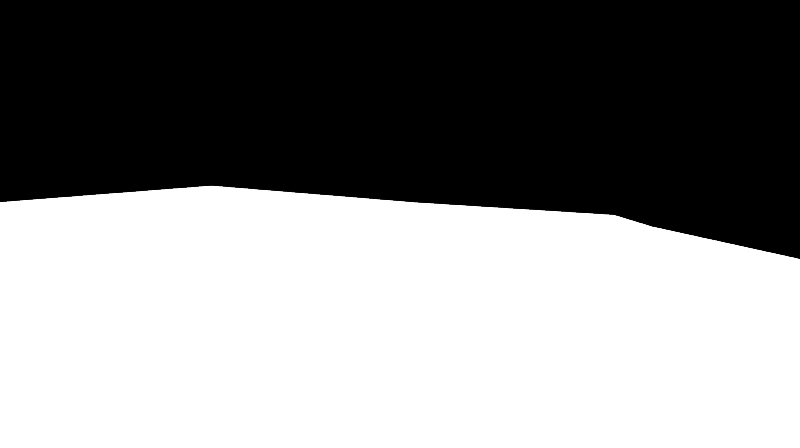
//> input picture data/verites/log1/010-rgb.png, 800 x 448 px
$ ./difference ../data/verites/log1/010-rgb.png ../data/verites/log1/163-rgb.png   (built with g++ and OpenCV 4)
//> lines starting //> are read from the running program, lines starting //| are printed output that depends on the picture
#include <iostream>
#include <cstdlib>

// #include <opencv.hpp>
#include <opencv2/opencv.hpp>

using namespace cv;
using namespace std;


void
process(const char* imsname_1, const char* imsname_2)
{
//> called with imsname_1 = "../data/verites/log1/010-rgb.png", imsname_2 = "../data/verites/log1/163-rgb.png"
  Mat img1 = imread(imsname_1, CV_LOAD_IMAGE_GRAYSCALE);
//> img1: 448 rows x 800 cols, CV_8UC1; min 0, max 255, mean 136.7
  Mat img2 = imread(imsname_2, CV_LOAD_IMAGE_GRAYSCALE);
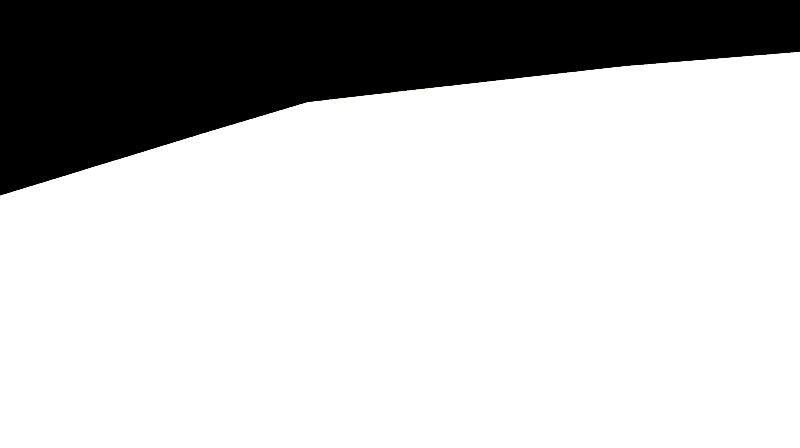
//> input picture data/verites/log1/163-rgb.png, 800 x 448 px
//> img2: 448 rows x 800 cols, CV_8UC1; min 0, max 255, mean 196.2

  int faux_positif = 0;
  int faux_negatif = 0;

  Mat result(img1.size(), CV_8UC3);

    for (int i = 0; i < img1.rows; ++i){
        for(int j = 0; j < img1.cols; ++j){
          if((int)img1.at<uchar>(i,j) > (int)img2.at<uchar>(i,j)){
            faux_positif++;
            result.at<Vec3b>(i,j)[0] = 255;
          }
          else if((int)img1.at<uchar>(i,j) < (int)img2.at<uchar>(i,j)){
            faux_negatif++;
            result.at<Vec3b>(i,j)[2] = 255;
          }
          else{
            result.at<Vec3b>(i,j)[0] = result.at<Vec3b>(i,j)[1] = result.at<Vec3b>(i,j)[2] = img2.at<uchar>(i,j);
          }

        }
    }
//> this loop made 448 passes
//> faux_negatif on passes 1 to 3: 0, 0, 0
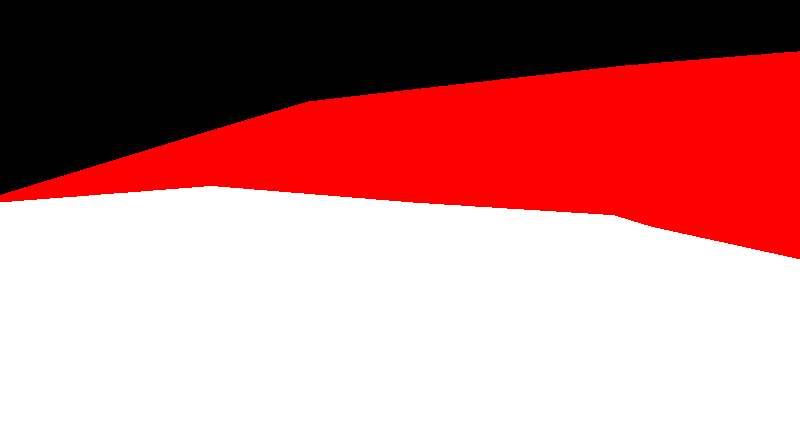
//> result: 448 rows x 800 cols, CV_8UC3; mean B, G, R 136.5, 136.5, 196.5
//> after the loop, faux_positif = 0; faux_negatif = 84350

    int count = faux_negatif+faux_positif;
//> count = 84350
    int area = img1.rows*img1.cols;
//> area = 358400
    float percent = 100 - (count*100.0/area);
//> percent = 76.46
    float percent_positif = (faux_positif*100.0/area);
//> percent_positif = 0
    float percent_negatif = (faux_negatif*100.0/area);
//> percent_negatif = 23.54

    cout << "Number of different pixels: " << count;
//| Number of different pixels: 84350
    cout << ", False positive: " << faux_positif;
//| , False positive: 0
    cout << ", False negative: " << faux_negatif << endl;
//| , False negative: 84350
    cout << "Matching: " << percent << "%";
//| Matching: 76.4648%
    cout << ", False positive: " << percent_positif << "%";
//| , False positive: 0%
    cout << ", False negative: " << percent_negatif << "%" << endl << endl;
//| , False negative: 23.5352%

    imwrite("Result.png", result);
    imshow("Result", result);
    waitKey();
}

void
usage (const char *s)
{
  std::cerr<<"Usage: "<<s<<" ims1 ims2"<<std::endl;
  exit(EXIT_FAILURE);
}

#define param 2
int
main( int argc, char* argv[] )
{
  if(argc != (param+1))
    usage(argv[0]);
process(argv[1], argv[2]);
return EXIT_SUCCESS;
}
